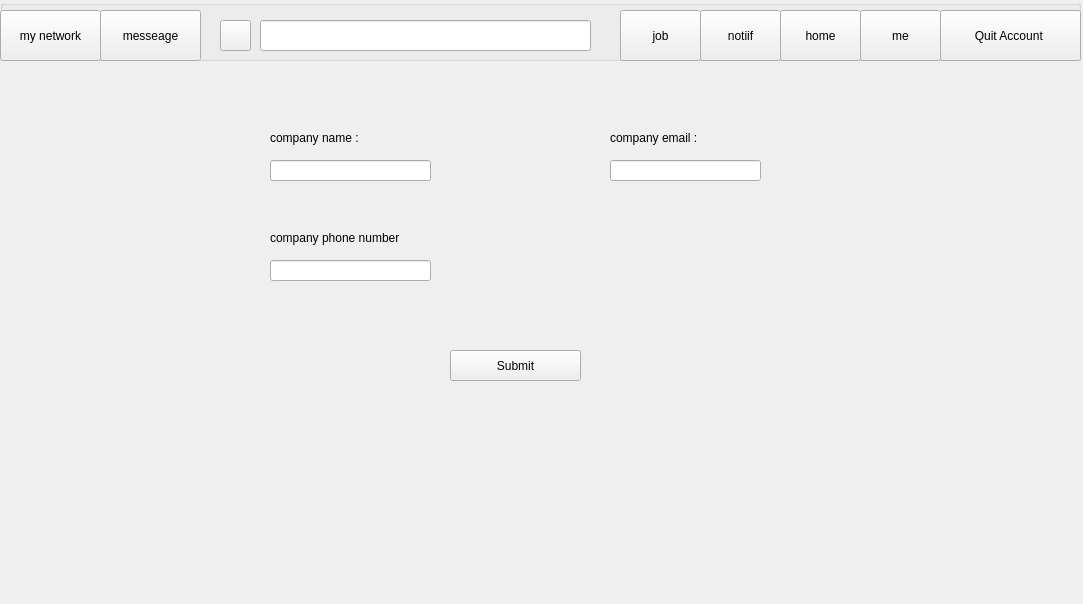
<?xml version="1.0" encoding="UTF-8"?>
<ui version="4.0">
 <class>make_company</class>
 <widget class="QWidget" name="make_company">
  <property name="geometry">
   <rect>
    <x>0</x>
    <y>0</y>
    <width>1083</width>
    <height>604</height>
   </rect>
  </property>
  <property name="windowTitle">
   <string>Form</string>
  </property>
  <widget class="QGroupBox" name="groupBox">
   <property name="geometry">
    <rect>
     <x>0</x>
     <y>0</y>
     <width>1081</width>
     <height>61</height>
    </rect>
   </property>
   <property name="title">
    <string/>
   </property>
   <widget class="QPushButton" name="pushButton">
    <property name="geometry">
     <rect>
      <x>940</x>
      <y>10</y>
      <width>141</width>
      <height>51</height>
     </rect>
    </property>
    <property name="cursor">
     <cursorShape>PointingHandCursor</cursorShape>
    </property>
    <property name="toolTip">
     <string>&lt;html&gt;&lt;head/&gt;&lt;body&gt;&lt;p&gt;&lt;span style=&quot; color:#00007f;&quot;&gt;Exit your account&lt;/span&gt;&lt;/p&gt;&lt;/body&gt;&lt;/html&gt;</string>
    </property>
    <property name="text">
     <string>Quit Account </string>
    </property>
   </widget>
   <widget class="QPushButton" name="home_button">
    <property name="geometry">
     <rect>
      <x>780</x>
      <y>10</y>
      <width>81</width>
      <height>51</height>
     </rect>
    </property>
    <property name="cursor">
     <cursorShape>PointingHandCursor</cursorShape>
    </property>
    <property name="text">
     <string>home</string>
    </property>
   </widget>
   <widget class="QPushButton" name="me_button">
    <property name="geometry">
     <rect>
      <x>860</x>
      <y>10</y>
      <width>81</width>
      <height>51</height>
     </rect>
    </property>
    <property name="cursor">
     <cursorShape>PointingHandCursor</cursorShape>
    </property>
    <property name="text">
     <string>me</string>
    </property>
   </widget>
   <widget class="QPushButton" name="notif_button">
    <property name="geometry">
     <rect>
      <x>700</x>
      <y>10</y>
      <width>81</width>
      <height>51</height>
     </rect>
    </property>
    <property name="cursor">
     <cursorShape>PointingHandCursor</cursorShape>
    </property>
    <property name="text">
     <string>notiif</string>
    </property>
   </widget>
   <widget class="QPushButton" name="job_button">
    <property name="geometry">
     <rect>
      <x>620</x>
      <y>10</y>
      <width>81</width>
      <height>51</height>
     </rect>
    </property>
    <property name="cursor">
     <cursorShape>PointingHandCursor</cursorShape>
    </property>
    <property name="text">
     <string>job</string>
    </property>
   </widget>
   <widget class="QPushButton" name="mynetwork_button">
    <property name="geometry">
     <rect>
      <x>0</x>
      <y>10</y>
      <width>101</width>
      <height>51</height>
     </rect>
    </property>
    <property name="cursor">
     <cursorShape>PointingHandCursor</cursorShape>
    </property>
    <property name="text">
     <string>my network</string>
    </property>
   </widget>
   <widget class="QPushButton" name="message_button">
    <property name="geometry">
     <rect>
      <x>100</x>
      <y>10</y>
      <width>101</width>
      <height>51</height>
     </rect>
    </property>
    <property name="cursor">
     <cursorShape>PointingHandCursor</cursorShape>
    </property>
    <property name="text">
     <string>messeage</string>
    </property>
   </widget>
   <widget class="QPushButton" name="serach_button">
    <property name="geometry">
     <rect>
      <x>220</x>
      <y>20</y>
      <width>31</width>
      <height>31</height>
     </rect>
    </property>
    <property name="cursor">
     <cursorShape>PointingHandCursor</cursorShape>
    </property>
    <property name="text">
     <string/>
    </property>
   </widget>
   <widget class="QLineEdit" name="search">
    <property name="geometry">
     <rect>
      <x>260</x>
      <y>20</y>
      <width>331</width>
      <height>31</height>
     </rect>
    </property>
    <property name="toolTip">
     <string>search ID</string>
    </property>
    <property name="text">
     <string/>
    </property>
   </widget>
  </widget>
  <widget class="QLineEdit" name="company_name">
   <property name="geometry">
    <rect>
     <x>270</x>
     <y>160</y>
     <width>161</width>
     <height>21</height>
    </rect>
   </property>
  </widget>
  <widget class="QLineEdit" name="company_email">
   <property name="geometry">
    <rect>
     <x>610</x>
     <y>160</y>
     <width>151</width>
     <height>21</height>
    </rect>
   </property>
  </widget>
  <widget class="QLineEdit" name="company_phone_number">
   <property name="geometry">
    <rect>
     <x>270</x>
     <y>260</y>
     <width>161</width>
     <height>21</height>
    </rect>
   </property>
  </widget>
  <widget class="QLabel" name="neme">
   <property name="geometry">
    <rect>
     <x>270</x>
     <y>130</y>
     <width>101</width>
     <height>16</height>
    </rect>
   </property>
   <property name="text">
    <string>company name : </string>
   </property>
  </widget>
  <widget class="QLabel" name="neme_2">
   <property name="geometry">
    <rect>
     <x>610</x>
     <y>130</y>
     <width>101</width>
     <height>16</height>
    </rect>
   </property>
   <property name="text">
    <string>company email : </string>
   </property>
  </widget>
  <widget class="QLabel" name="neme_3">
   <property name="geometry">
    <rect>
     <x>270</x>
     <y>230</y>
     <width>131</width>
     <height>16</height>
    </rect>
   </property>
   <property name="text">
    <string>company phone number : </string>
   </property>
  </widget>
  <widget class="QPushButton" name="pushButton_2">
   <property name="geometry">
    <rect>
     <x>450</x>
     <y>350</y>
     <width>131</width>
     <height>31</height>
    </rect>
   </property>
   <property name="text">
    <string>Submit</string>
   </property>
  </widget>
 </widget>
 <resources/>
 <connections/>
</ui>
